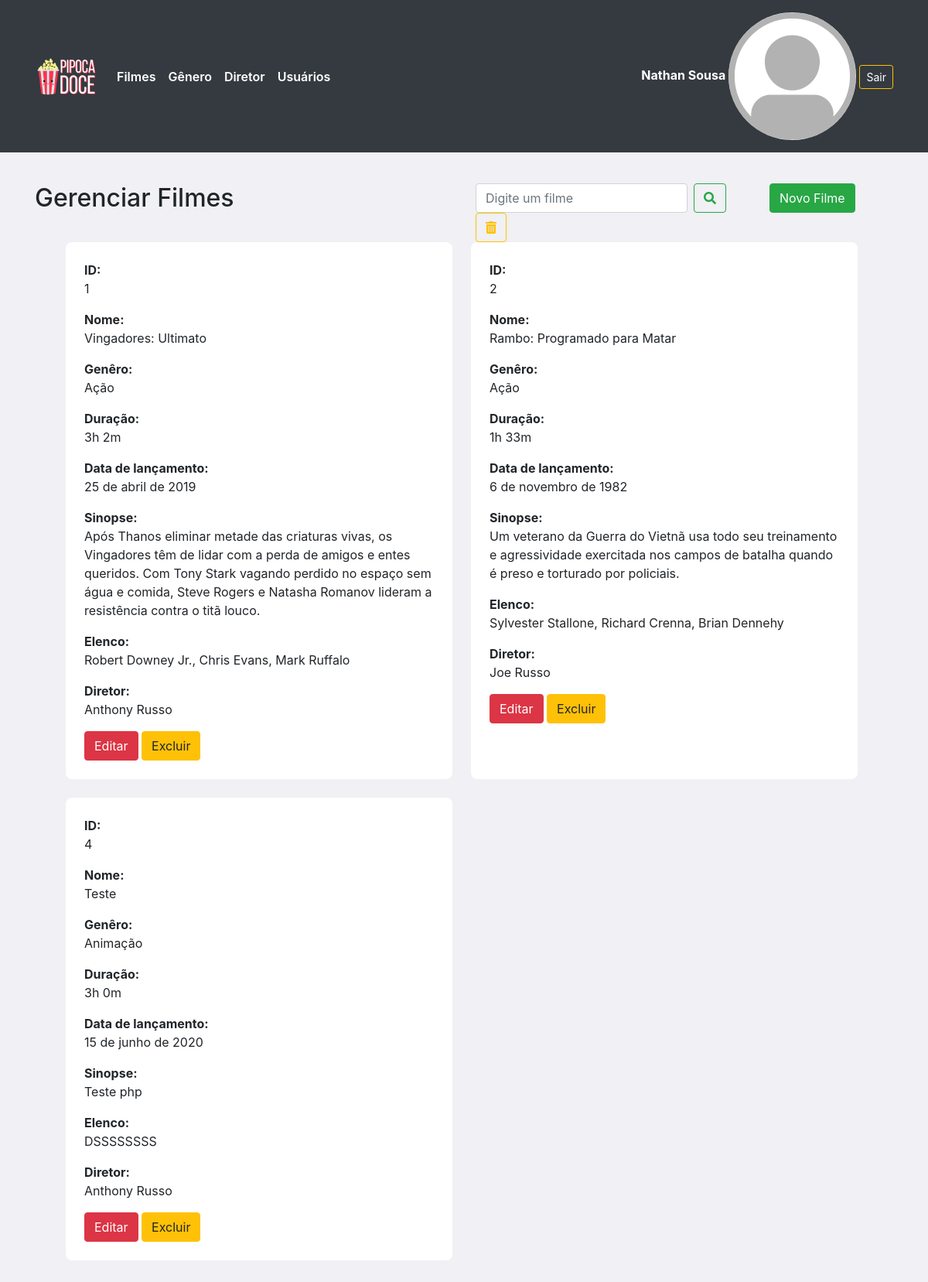
The page /filme.php (signed in) on the database its author committed.
### tables this page shows
CREATE TABLE `filme` (
  `id` int NOT NULL AUTO_INCREMENT,
  `nome` varchar(100) NOT NULL,
  `genero` int NOT NULL,
  `duracao` varchar(20) NOT NULL,
  `dataLancamento` varchar(50) NOT NULL,
  `sinopse` text NOT NULL,
  `elenco` varchar(200) NOT NULL,
  `diretor` int NOT NULL,
  PRIMARY KEY (`id`),
  KEY `fk_genero_idx` (`genero`),
  KEY `fk_diretor_idx` (`diretor`),
  CONSTRAINT `fk_diretor` FOREIGN KEY (`diretor`) REFERENCES `diretor` (`id`),
  CONSTRAINT `fk_genero` FOREIGN KEY (`genero`) REFERENCES `genero` (`id`)
);

CREATE TABLE `genero` (
  `id` int NOT NULL AUTO_INCREMENT,
  `nome` varchar(45) NOT NULL,
  PRIMARY KEY (`id`)
);

CREATE TABLE `diretor` (
  `id` int NOT NULL AUTO_INCREMENT,
  `nome` varchar(100) NOT NULL,
  PRIMARY KEY (`id`)
);

### classes/Conexao.php (called while the page is built, shortened)
<?php
class Conexao
{
	private $host;
	private $user;
	private $password;
	public function __construct() {
		$this->host = 'mysql:host=localhost;dbname=pipoca_doce';
		$this->user = 'root';
		$this->password = 'root';
	}
	public function conectar() {
		try {
			$conn = new PDO(
				$this->host,
				$this->user,
				$this->password
			);
			return $conn;
		} catch (PDOException $e) {
			echo 'Erro na conexao. Erro reportado: ' . $e->getMessage();
			exit;
		}
	}
}

### classes/FilmeDAO.php (called while the page is built, shortened)
<?php
require_once 'Model.php';
class FilmeDAO extends Model
{
    public function __construct()
    {
        $this->tabela = 'filme';
        $this->class  = 'Filme';
    }
    public function listar($pesquisa = '')
    {
        if($pesquisa != '') {
            $sql = "SELECT * FROM {$this->tabela}
                        WHERE nome like '%{$pesquisa}%'
                            OR genero like '%{$pesquisa}%'
                            OR duracao like '%{$pesquisa}%'
                            OR dataLancamento like '%{$pesquisa}%'
                            OR elenco like '%{$pesquisa}%'
                            OR diretor like '%{$pesquisa}%'";
        } else {
            $sql = "SELECT * FROM {$this->tabela}";
        }
        $stmt = $this->db->prepare($sql);
        $stmt->setFetchMode(PDO::FETCH_CLASS, $this->class);
        $stmt->execute();
        return $stmt->fetchAll();
    }
}

### classes/Model.php (called while the page is built, shortened)
<?php
require 'Conexao.php';
class Model
{
	protected $tabela;
	protected $class;
	protected $db;
	public function __construct()
	{
		$conexao = new Conexao();
		$this->db = $conexao->conectar();
	}
    public function get($id)
    {
    	$sql = "SELECT * FROM {$this->tabela} WHERE id = {$id}";
    	$stmt = $this->db->prepare($sql);
    	$stmt->setFetchMode(PDO::FETCH_CLASS, $this->class);
    	$stmt->execute();
    	return $stmt->fetch();
    }
}

### classes/Filme.php (called while the page is built, shortened)
<?php
class Filme
{
	private $id;
	private $nome;
	private $genero;
    private $duracao;
	private $dataLancamento;
	private $sinopse;
	private $elenco;
	private $diretor;
    public function getId()
    {
        return $this->id;
    }
    public function getNome()
    {
        return $this->nome;
    }
    public function getGenero()
    {
        return $this->genero;
    }
    public function getDuracao()
    {
        return $this->duracao;
    }
    public function getDataLancamento()
    {
        return $this->dataLancamento;
    }
    public function getSinopse()
    {
        return $this->sinopse;
    }
    public function getElenco()
    {
        return $this->elenco;
    }
    public function getDiretor()
    {
        return $this->diretor;
    }
}

### classes/GeneroDAO.php (called while the page is built, shortened)
<?php
require_once 'Model.php';
class GeneroDAO extends Model
{
	public function __construct()
	{
		$this->tabela = 'genero';
		$this->class = 'Genero';
	}
}

### classes/Genero.php (called while the page is built, shortened)
<?php
class Genero
{
	private $nome;
    public function getNome()
    {
        return $this->nome;
    }
}

### classes/DiretorDAO.php (called while the page is built, shortened)
<?php
require_once 'Model.php';
class DiretorDAO extends Model
{
    public function __construct()
    {
        $this->class = 'Diretor';
        $this->tabela = 'diretor';
    }
}

### classes/Diretor.php (called while the page is built, shortened)
<?php
class Diretor
{
	private $nome;
    public function getNome()
    {
        return $this->nome;
    }
}

### filme.php (the view)
<?php include './layout/header.php';?>
<?php include './layout/menu.php';?>
<?php
require 'classes/Genero.php';
require 'classes/Filme.php';
require 'classes/Diretor.php';
require 'classes/GeneroDAO.php';
require 'classes/FilmeDAO.php';
require 'classes/DiretorDAO.php';
$filmeDAO = new FilmeDAO();
$filmes = $filmeDAO->listar();
$generoDAO = new GeneroDAO();
$diretorDAO = new DiretorDAO();
if(isset($_GET['pesquisa']) && $_GET['pesquisa'] != '') {
	$filmes = $filmeDAO->listar($_GET['pesquisa']);
} else {
	$filmes = $filmeDAO->listar();
}
?>
	<div class="row" style="margin-top:40px">
		<div class="col-6">
			<h2>Gerenciar Filmes</h2>
		</div>
	<div class="col-4">
		<form class="form-inline my-2 my-lg-0">
		      <input class="form-control mr-sm-2" name="pesquisa" type="search" placeholder="Digite um filme" aria-label="Pesquisar" value="<?= (isset($_GET['pesquisa']) ? $_GET['pesquisa'] : '') ?>">
		      <button class="btn btn-outline-success my-2 my-sm-0" type="submit">
		      	<i class="fas fa-search"></i>
		      </button>
		      <a href="./filme.php" class="btn btn-outline-warning my-2 my-sm-0">
		      	<i class="fas fa-trash-alt"></i>
		      </a>
	    </form>
	</div>
		<div class="col-2">
			<a href="form_filme.php" class="btn btn-success">Novo Filme</a>
	</div>
	<div class="container">
		<ul id="filmeContainer">
		<?php foreach ($filmes as $filme) {
			$genero = $generoDAO->get($filme->getGenero());
			$diretor = $diretorDAO->get($filme->getDiretor());
		?>
			<li id="filme">
				<strong>ID:</strong>
				<p><?= $filme->getId() ?></p>
				<strong>Nome:</strong>
				<p><?= $filme->getNome() ?></p>
				<strong>Genêro:</strong>
				<p><?= $genero->getNome() ?></p>
				<strong>Duração:</strong>
				<p><?= $filme->getDuracao() ?></p>
				<strong>Data de lançamento:</strong>
				<p><?= $filme->getDataLancamento() ?></p>
				<strong>Sinopse:</strong>
				<p><?= $filme->getSinopse() ?></p>
				<strong>Elenco:</strong>
				<p><?= $filme->getElenco() ?></p>
				<strong>Diretor:</strong>
				<p><?= $diretor->getNome() ?></p>
				<a href="form_filme.php?id=<?= $filme->getId() ?>" data-toggle="tooltip" title="Editar Filme" class="btn btn-danger">
					Editar
				</a>
				<a href="controle_filme.php?acao=deletar&id=<?= $filme->getId() ?>" class="btn btn-warning" onclick="return confirm('Deseja realmente exluir o gênero?')">
					Excluir
				</a>
			</li>
		<?php } ?>
		</ul>
	</div>
	</div>
<?php include './layout/footer.php';?>

### assets/css/all.css (style rules this page uses)
.fa, .fas, .far, .fal, .fad, .fab { -moz-osx-font-smoothing: grayscale; -webkit-font-smoothing: antialiased; display: inline-block; font-style: normal; font-variant: normal; text-rendering: auto; line-height: 1; }
.fa-search:before { content: "\f002"; }
.fa-trash-alt:before { content: "\f2ed"; }
.fa, .fas { font-family: 'Font Awesome 5 Free'; font-weight: 900; }

### assets/css/estilo.css (style rules this page uses)
body { background: #f0f0f5; }
.row { margin-bottom: 15px; }
#filmeContainer { display: grid; grid-template-columns: 500px 500px; grid-gap: 24px; list-style: none; }
#filme { background: #FFF; padding: 24px; border-radius: 8px; position: relative; }

### rows shown on the page
filme: id "1", nome "Vingadores: Ultimato", genero.nome "Ação", duracao "3h 2m", dataLancamento "25 de abril de 2019", sinopse "Após Thanos eliminar metade das criaturas vivas, os Vingadores têm de lidar com a perda de amigos e entes queridos. Com Tony Stark vagando perdido no espaço sem água e comida, Steve Rogers e Natasha Romanov lideram a resistência contra o titã louco.", elenco "Robert Downey Jr., Chris Evans, Mark Ruffalo", diretor.nome "Anthony Russo"
filme: id "2", nome "Rambo: Programado para Matar", genero.nome "Ação", duracao "1h 33m", dataLancamento "6 de novembro de 1982", sinopse "Um veterano da Guerra do Vietnã usa todo seu treinamento e agressividade exercitada nos campos de batalha quando é preso e torturado por policiais.", elenco "Sylvester Stallone, Richard Crenna, Brian Dennehy", diretor.nome "Joe Russo"
filme: id "4", nome "Teste", genero.nome "Animação", duracao "3h 0m", dataLancamento "15 de junho de 2020", sinopse "Teste php", elenco "DSSSSSSSS", diretor.nome "Anthony Russo"

### other values the page prints
$_SESSION['nome'] "Nathan Sousa"
